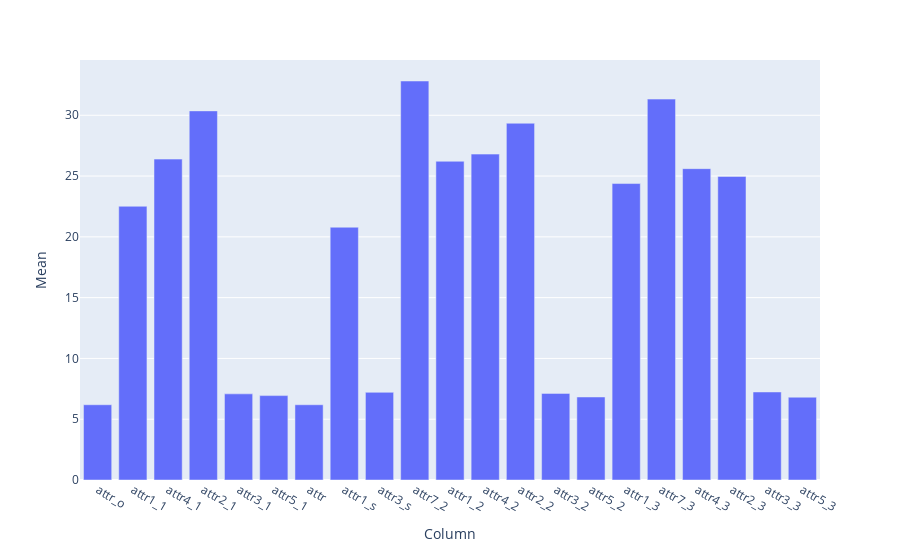

The notebook cell this image was saved under:
### Code cell
fig = px.bar(df_attr_mean, x= "Column", y = "Mean")
fig.show()

### Figure 1 — Plotly figure (JSON) as saved in the notebook; plotly's stock layout.template omitted (floating-point values rounded to 4 significant figures)
{"data": [{"alignmentgroup": "True", "hovertemplate": "Column=%{x}<br>Mean=%{y}<extra></extra>", "legendgroup": "", "marker": {"color": "#636efa", "pattern": {"shape": ""}}, "name": "", "offsetgroup": "", "orientation": "v", "showlegend": false, "textposition": "auto", "type": "bar", "x": ["attr_o", "attr1_1", "attr4_1", "attr2_1", "attr3_1", "attr5_1", "attr", "attr1_s", "attr3_s", "attr7_2", "attr1_2", "attr4_2", "attr2_2", "attr3_2", "attr5_2", "attr1_3", "attr7_3", "attr4_3", "attr2_3", "attr3_3", "attr5_3"], "xaxis": "x", "y": [6.19, 22.51, 26.39, 30.36, 7.085, 6.942, 6.19, 20.79, 7.211, 32.82, 26.22, 26.81, 29.34, 7.125, 6.828, 24.38, 31.33, 25.61, 24.97, 7.24, 6.81], "yaxis": "y"}], "layout": {"barmode": "relative", "legend": {"tracegroupgap": 0}, "margin": {"t": 60}, "xaxis": {"anchor": "y", "domain": [0, 1], "title": {"text": "Column"}}, "yaxis": {"anchor": "x", "domain": [0, 1], "title": {"text": "Mean"}}}}
